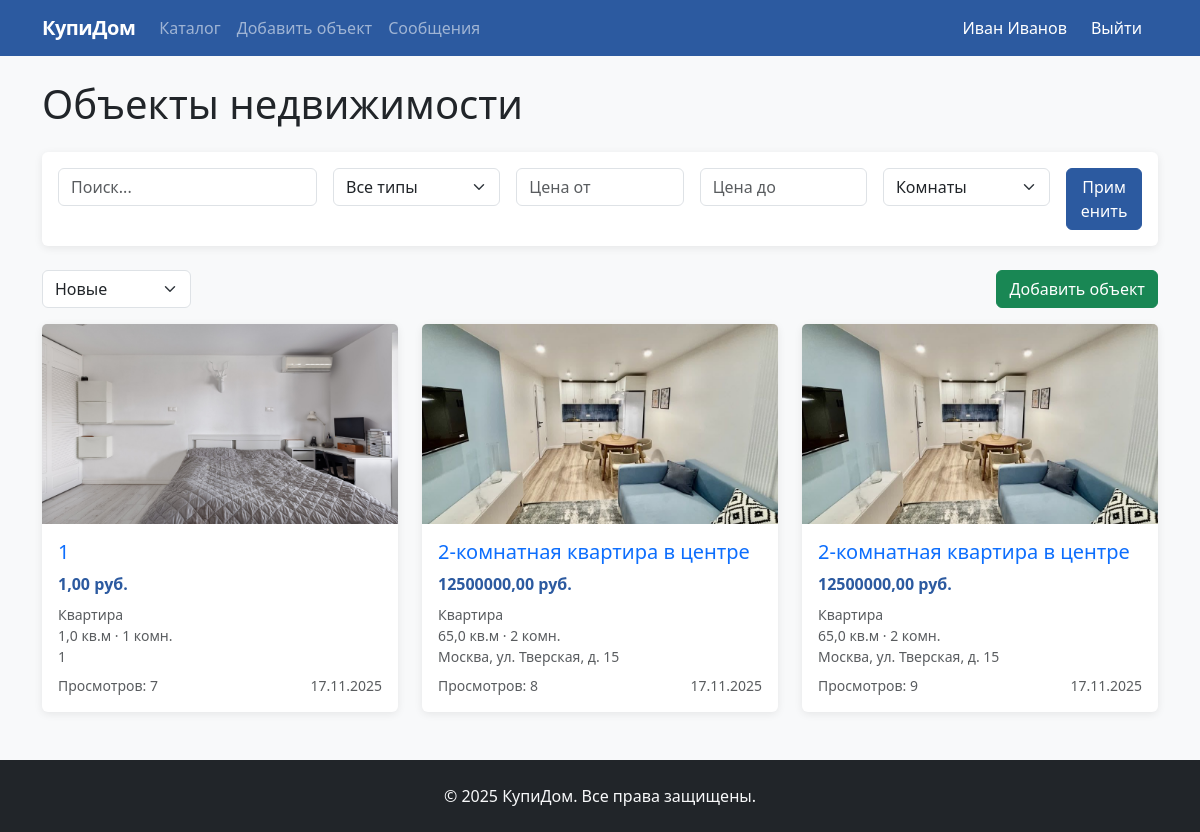
Screenshot of /properties/ (signed in) with the database file from the repository.
### realty/models.py (models this page shows, shortened)
class CustomUser(AbstractUser):
    USER_TYPE_CHOICES = (
        ('realtor', 'Риэлтор'),
        ('client', 'Клиент'),
    )
    GENDER_CHOICES = (
        ('M', 'Мужской'),
        ('F', 'Женский'),
    )
    user_type = models.CharField('Тип пользователя', max_length=10, choices=USER_TYPE_CHOICES)
    phone = models.CharField('Телефон', max_length=20, blank=True)
    bio = models.TextField('О себе', blank=True)
    avatar = models.ImageField('Аватар', upload_to='avatars/', blank=True, null=True)
    gender = models.CharField('Пол', max_length=1, choices=GENDER_CHOICES, blank=True)

class Property(models.Model):
    STATUS_CHOICES = (
        ('active', 'Актуально'),
        ('sold', 'Продано'),
        ('hidden', 'Скрыто'),
    )
    PROPERTY_TYPES = (
        ('apartment', 'Квартира'),
        ('house', 'Дом'),
        ('land', 'Земельный участок'),
        ('commercial', 'Коммерческая недвижимость'),
    )
    title = models.CharField('Название', max_length=200)
    description = models.TextField('Описание')
    price = models.DecimalField('Цена', max_digits=12, decimal_places=2)
    property_type = models.CharField('Тип недвижимости', max_length=20, choices=PROPERTY_TYPES)
    area = models.FloatField('Площадь (кв.м)')
    rooms = models.IntegerField('Количество комнат', blank=True, null=True)
    location = models.CharField('Местоположение', max_length=300)
    created_by = models.ForeignKey(CustomUser, on_delete=models.CASCADE, related_name='properties')
    status = models.CharField('Статус', max_length=10, choices=STATUS_CHOICES, default='active')
    views = models.IntegerField('Просмотры', default=0)
    created_at = models.DateTimeField(auto_now_add=True)
    updated_at = models.DateTimeField(auto_now=True)
    class Meta:
        verbose_name = 'Объект недвижимости'
        verbose_name_plural = 'Объекты недвижимости'
        ordering = ['-created_at']

class PropertyImage(models.Model):
    property = models.ForeignKey(Property, on_delete=models.CASCADE, related_name='images')
    image = models.ImageField('Изображение', upload_to='property_images/')
    is_main = models.BooleanField('Основное изображение', default=False)

### realty/views.py (the view, shortened to what this page needs)
# urls.py: path('properties/', views.property_list, name='property_list'),
def property_list(request):
    properties = Property.objects.filter(status='active')
    property_type = request.GET.get('type')
    min_price = request.GET.get('min_price')
    max_price = request.GET.get('max_price')
    search = request.GET.get('search')
    rooms = request.GET.get('rooms')
    if property_type:
        properties = properties.filter(property_type=property_type)
    if min_price:
        properties = properties.filter(price__gte=min_price)
    if max_price:
        properties = properties.filter(price__lte=max_price)
    if search:
        properties = properties.filter(
            Q(title__icontains=search) |
            Q(description__icontains=search) |
            Q(location__icontains=search)
        )
    if rooms:
        properties = properties.filter(rooms=rooms)
    sort = request.GET.get('sort', '-created_at')
    if sort in ['price', '-price', 'created_at', '-created_at', 'views', '-views']:
        properties = properties.order_by(sort)
    paginator = Paginator(properties, 12)
    page_number = request.GET.get('page', 1)
    page_obj = paginator.get_page(page_number)
    context = {
        'page_obj': page_obj,
        'property_types': Property.PROPERTY_TYPES,
    }
    return render(request, 'realty/property_list.html', context)

### realty/templates/realty/property_list.html (shortened to what this page needs)
{% extends 'realty/base.html' %}
{% block content %}
<h1 class="mb-4">Объекты недвижимости</h1>
<form method="get" class="card mb-4">
    <div class="card-body">
        <div class="row g-3">
            <div class="col-md-3">
                <input type="text" name="search" class="form-control" placeholder="Поиск..." value="{{ request.GET.search }}">
            </div>
            <div class="col-md-2">
                <select name="type" class="form-select">
                    <option value="">Все типы</option>
                </select>
            </div>
            <div class="col-md-2">
                <input type="number" name="min_price" class="form-control" placeholder="Цена от" value="{{ request.GET.min_price }}">
            </div>
            <div class="col-md-2">
                <input type="number" name="max_price" class="form-control" placeholder="Цена до" value="{{ request.GET.max_price }}">
            </div>
            <div class="col-md-2">
                <select name="rooms" class="form-select">
                    <option value="">Комнаты</option>
                </select>
            </div>
            <div class="col-md-1">
                <button type="submit" class="btn btn-primary w-100">Применить</button>
            </div>
        </div>
    </div>
</form>
<form method="get" class="d-flex justify-content-between align-items-center mb-3">
    <div>
        <select name="sort" class="form-select" onchange="this.form.submit()" style="width: auto;">
            <option value="-created_at" {% if request.GET.sort == '-created_at' %}selected{% endif %}>Новые</option>
        </select>
    </div>
    {% if user.is_authenticated %}
    <a href="{% url 'property_create' %}" class="btn btn-success">Добавить объект</a>
    {% endif %}
</form>
<div class="row">
    {% for property in page_obj %}
    <div class="col-md-6 col-lg-4 mb-4">
        <div class="card h-100">
            {% with main_image=property.images.first %}
                {% if main_image %}
                <img src="{{ main_image.image.url }}" class="card-img-top" alt="{{ property.title }}"
                     style="height: 200px; object-fit: cover;">
                {% else %}
                <div class="card-img-top bg-light d-flex align-items-center justify-content-center" style="height: 200px;">
                    <span class="text-muted">Нет изображения</span>
                </div>
                {% endif %}
            {% endwith %}
            <div class="card-body">
                <h5 class="card-title">
                    <a href="{% url 'property_detail' property.pk %}" class="text-decoration-none">{{ property.title }}</a>
                </h5>
                <div class="mb-2">
                    <strong class="text-primary">{{ property.price }} руб.</strong>
                </div>
                <div class="text-muted small mb-2">
                    <div>{{ property.get_property_type_display }}</div>
                    <div>{{ property.area }} кв.м · {% if property.rooms %}{{ property.rooms }} комн.{% endif %}</div>
                    <div>{{ property.location }}</div>
                </div>
                <div class="d-flex justify-content-between text-muted small">
                    <span>Просмотров: {{ property.views }}</span>
                    <span>{{ property.created_at|date:"d.m.Y" }}</span>
                </div>
            </div>
        </div>
    </div>
    {% endfor %}
</div>
{% endblock %}

### realty/templates/realty/base.html (shortened to what this page needs)
<!DOCTYPE html>
<html lang="ru">
<head>
    <link href="https://cdn.jsdelivr.net/npm/bootstrap@5.3.0/dist/css/bootstrap.min.css" rel="stylesheet">
</head>
<body class="bg-light d-flex flex-column">
    <nav class="navbar navbar-expand-lg navbar-dark bg-primary">
        <div class="container">
            <a class="navbar-brand" href="{% url 'home' %}">КупиДом</a>
            <div class="collapse navbar-collapse" id="navbarNav">
                <ul class="navbar-nav me-auto">
                    <li class="nav-item">
                        <a class="nav-link" href="{% url 'property_list' %}">Каталог</a>
                    </li>
                    {% if user.is_authenticated %}
                    <li class="nav-item">
                        <a class="nav-link" href="{% url 'property_create' %}">Добавить объект</a>
                    </li>
                    <li class="nav-item">
                        <a class="nav-link" href="{% url 'message_list' %}">Сообщения</a>
                    </li>
                    {% endif %}
                </ul>
                <ul class="navbar-nav">
                    {% if user.is_authenticated %}
                    <li class="nav-item">
                        <a class="nav-link" href="{% url 'profile' %}" style="color: white !important;">
                            {{ user.get_full_name|default:user.username }}
                        </a>
                    </li>
                    <li class="nav-item">
                        <form method="post" action="{% url 'logout' %}" class="d-flex align-items-center">
                            <button type="submit" class="nav-link btn btn-link" style="border: none; background: none; color: white !important; padding: 0.5rem 1rem;">
                                Выйти
                            </button>
                        </form>
                    </li>
                    {% endif %}
                </ul>
            </div>
        </div>
    </nav>
    <main class="py-4">
        <div class="container">
            {% block content %}
            {% endblock %}
        </div>
    </main>
    <footer class="bg-dark text-light py-4 mt-auto">
        <div class="container text-center">
            <p class="mb-0">&copy; 2025 КупиДом. Все права защищены.</p>
        </div>
    </footer>
</body>
</html>

### realty/templates/realty/base.html (style rules this page uses)
:root { --primary: #2c5aa0; --primary-dark: #1e3d72; --accent: #e74c3c; --dark: #34495e; --light: #f8f9fa; }
.bg-primary { background-color: var(--primary) !important; }
.btn-primary { background-color: var(--primary); border-color: var(--primary); }
.text-primary { color: var(--primary) !important; }
.navbar-brand { font-weight: 600; letter-spacing: -0.5px; }
.card { border: none; box-shadow: 0 2px 8px rgba(0,0,0,0.08); transition: box-shadow 0.2s; }
html, body { height: 100%; }
body { display: flex; flex-direction: column; }
main { flex: 1 0 auto; }
footer { flex-shrink: 0; }
.navbar-nav .nav-item { display: flex; align-items: center; }
.navbar-nav .nav-link { display: flex; align-items: center; height: 100%; }

### rows the page displays
CustomUser: get_full_name "Иван Иванов"
Property: images.first.image (picture), title "1", price "1,00", property_type "Квартира", area "1,0", rooms "1", location "1", views "7", created_at "17.11.2025"
Property: images.first.image (picture), title "2-комнатная квартира в центре", price "12500000,00", property_type "Квартира", area "65,0", rooms "2", location "Москва, ул. Тверская, д. 15", views "8", created_at "17.11.2025"
Property: images.first.image (picture), title "2-комнатная квартира в центре", price "12500000,00", property_type "Квартира", area "65,0", rooms "2", location "Москва, ул. Тверская, д. 15", views "9", created_at "17.11.2025"
